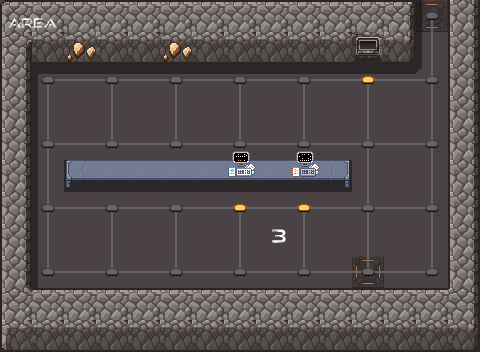

A level layout from a 2D game, rendered from its tile map. Below: a short description, then the map file with its tile-grid data intact:
An orthogonal 15x11 tile map with 32x32 px tiles, 8 tile layers (ground, sh, wall, line, ...), 5 tilesets.

<map version="1.10" tiledversion="1.10.2" orientation="orthogonal" renderorder="right-down" width="15" height="11" tilewidth="32" tileheight="32" infinite="0" nextlayerid="12" nextobjectid="1">
 <tileset firstgid="1" source="scifi_dungeon_tileset2.tsx" />
 <tileset firstgid="241" source="scifi_items.tsx" />
 <tileset firstgid="449" source="scifi_tileset_01.tsx" />
 <tileset firstgid="641" source="scifi_items2.tsx" />
 <tileset firstgid="673" source="scifi_dungeon_tileset.tsx" />
 <layer id="1" name="ground" width="15" height="11">
  <data encoding="csv">
151,151,151,151,151,151,151,151,151,151,151,151,151,182,151,
151,151,151,151,151,151,151,151,151,151,151,151,151,151,151,
151,151,151,151,151,151,151,151,151,151,151,151,151,151,151,
151,151,151,151,151,151,151,151,151,151,151,151,151,151,151,
151,151,151,151,151,151,151,151,151,151,151,151,151,151,151,
151,151,151,151,151,151,151,151,151,151,151,151,151,151,151,
151,151,151,151,151,151,151,151,151,151,151,151,151,151,151,
151,151,151,151,151,151,151,151,151,151,151,151,151,151,151,
151,151,151,151,151,151,151,151,151,151,151,183,151,151,151,
151,151,151,151,151,151,151,151,151,151,151,151,151,151,151,
151,151,151,151,151,151,151,151,151,151,151,151,151,151,151
</data>
 </layer>
 <layer id="6" name="sh" width="15" height="11" opacity="0.4">
  <data encoding="csv">
0,0,0,0,0,0,0,0,0,0,0,0,36,43,0,
0,0,36,36,0,36,0,0,0,0,0,36,36,43,0,
0,13,22,22,22,22,22,22,22,22,22,22,22,23,0,
0,43,0,0,0,0,0,0,0,0,0,0,0,0,0,
0,43,0,0,0,0,0,0,0,0,0,0,0,0,0,
0,43,702,702,702,702,702,702,702,702,702,0,0,0,0,
0,43,0,0,0,0,0,0,0,0,0,0,0,0,0,
0,43,0,0,0,0,0,0,0,0,0,0,0,0,0,
0,43,0,0,0,0,0,0,0,0,0,0,0,0,0,
0,0,0,0,0,0,0,0,0,0,0,0,0,0,0,
36,0,0,0,0,0,0,0,0,0,0,0,0,0,36
</data>
 </layer>
 <layer id="2" name="wall" width="15" height="11">
  <data encoding="csv">
34,53,53,53,53,53,53,53,53,53,53,53,32,0,28,
71,82,106,82,82,106,82,82,82,82,82,113,83,0,28,
28,0,0,0,0,0,0,0,0,0,0,0,0,0,28,
28,0,0,0,0,0,0,0,0,0,0,0,0,0,28,
28,0,0,0,0,0,0,0,0,0,0,0,0,0,28,
28,0,0,0,0,0,0,0,0,0,0,0,0,0,28,
28,0,0,0,0,0,0,0,0,0,0,0,0,0,28,
28,0,0,0,0,0,0,0,0,0,0,0,0,0,28,
28,0,0,0,0,0,0,0,0,0,0,0,0,0,28,
72,53,53,53,53,53,53,53,53,53,53,53,53,53,73,
81,82,82,82,82,82,82,82,82,82,82,82,82,82,83
</data>
 </layer>
 <layer id="3" name="line" width="15" height="11">
  <data encoding="csv">
0,0,0,0,0,0,0,0,0,0,0,0,0,2684354730,0,
0,0,0,0,0,0,0,0,0,0,0,0,0,3221225651,0,
0,2684354720,2684354739,3221225631,2684354739,3221225631,2684354739,3221225631,2684354739,3221225631,2684354739,3221225631,2684354739,1610612895,0,
0,3221225651,0,3221225651,0,3221225651,0,3221225651,0,3221225651,0,3221225651,0,3221225651,0,
0,2684354719,2684354739,159,2684354739,159,2684354739,159,2684354739,159,2684354739,169,2684354739,1610612895,0,
0,3221225651,0,0,0,0,0,0,0,0,0,179,0,3221225651,0,
0,2684354719,2684354739,3221225631,2684354739,3221225631,2684354739,3221225631,2684354739,3221225631,2684354739,169,2684354739,1610612895,0,
0,3221225651,0,3221225651,0,3221225651,0,3221225651,0,3221225651,0,3221225651,0,3221225651,0,
0,160,2684354739,159,2684354739,159,2684354739,159,2684354739,159,2684354739,159,2684354739,1610612896,0,
0,0,0,0,0,0,0,0,0,0,0,0,0,0,0,
0,0,0,0,0,0,0,0,0,0,0,0,0,0,0
</data>
 </layer>
 <layer id="9" name="Tile Layer 6" width="15" height="11">
  <data encoding="csv">
599,600,0,0,0,0,0,0,0,0,0,0,0,0,0,
0,0,0,0,0,0,0,0,0,0,0,0,0,0,0,
0,0,0,0,0,0,0,0,0,0,0,0,0,0,0,
0,0,0,0,0,0,0,0,0,0,0,0,0,0,0,
0,0,0,0,0,0,0,0,0,0,0,0,0,0,0,
0,0,313,314,314,314,314,314,314,314,315,0,0,0,0,
0,0,0,0,0,0,0,0,0,0,0,0,0,0,0,
0,0,0,0,0,0,0,0,604,0,0,0,0,0,0,
0,0,0,0,0,0,0,0,0,0,0,0,0,0,0,
0,0,0,0,0,0,0,0,0,0,0,0,0,0,0,
0,0,0,0,0,0,0,0,0,0,0,0,0,0,0
</data>
 </layer>
 <layer id="4" name="point" width="15" height="11">
  <data encoding="csv">
0,0,0,0,0,0,0,0,0,0,0,0,0,168,0,
0,0,0,0,0,0,0,0,0,0,0,0,0,0,0,
0,168,0,168,0,168,0,168,0,168,0,158,0,168,0,
0,0,0,0,0,0,0,0,0,0,0,0,0,0,0,
0,168,0,168,0,168,0,168,0,168,0,168,0,168,0,
0,0,0,0,0,0,0,0,0,0,0,0,0,0,0,
0,168,0,168,0,168,0,158,0,158,0,168,0,168,0,
0,0,0,0,0,0,0,0,0,0,0,0,0,0,0,
0,168,0,168,0,168,0,168,0,168,0,168,0,168,0,
0,0,0,0,0,0,0,0,0,0,0,0,0,0,0,
0,0,0,0,0,0,0,0,0,0,0,0,0,0,0
</data>
 </layer>
 <layer id="10" name="Tile Layer 7" width="15" height="11">
  <data encoding="csv">
0,0,0,0,0,0,0,0,0,0,0,0,0,0,0,
0,0,0,0,0,0,0,0,0,0,0,0,0,0,0,
0,0,0,0,0,0,0,0,0,0,0,0,0,0,0,
0,0,0,0,0,0,0,0,0,0,0,0,0,0,0,
0,0,0,0,0,0,0,0,0,0,0,0,0,0,0,
0,0,0,0,0,0,0,281,0,289,0,0,0,0,0,
0,0,0,0,0,0,0,0,0,0,0,0,0,0,0,
0,0,0,0,0,0,0,0,0,0,0,0,0,0,0,
0,0,0,0,0,0,0,0,0,0,0,0,0,0,0,
0,0,0,0,0,0,0,0,0,0,0,0,0,0,0,
0,0,0,0,0,0,0,0,0,0,0,0,0,0,0
</data>
 </layer>
 <layer id="11" name="Tile Layer 8" width="15" height="11" offsetx="1.25" offsety="-25.5">
  <data encoding="csv">
0,0,0,0,0,0,0,0,0,0,0,0,0,0,0,
0,0,0,0,0,0,0,0,0,0,0,0,0,0,0,
0,0,0,0,0,0,0,0,0,0,0,0,0,0,0,
0,0,0,0,0,0,0,0,0,0,0,0,0,0,0,
0,0,0,0,0,0,0,0,0,0,0,0,0,0,0,
0,0,0,0,0,0,0,660,0,657,0,0,0,0,0,
0,0,0,0,0,0,0,0,0,0,0,0,0,0,0,
0,0,0,0,0,0,0,0,0,0,0,0,0,0,0,
0,0,0,0,0,0,0,0,0,0,0,0,0,0,0,
0,0,0,0,0,0,0,0,0,0,0,0,0,0,0,
0,0,0,0,0,0,0,0,0,0,0,0,0,0,0
</data>
 </layer>
</map>
